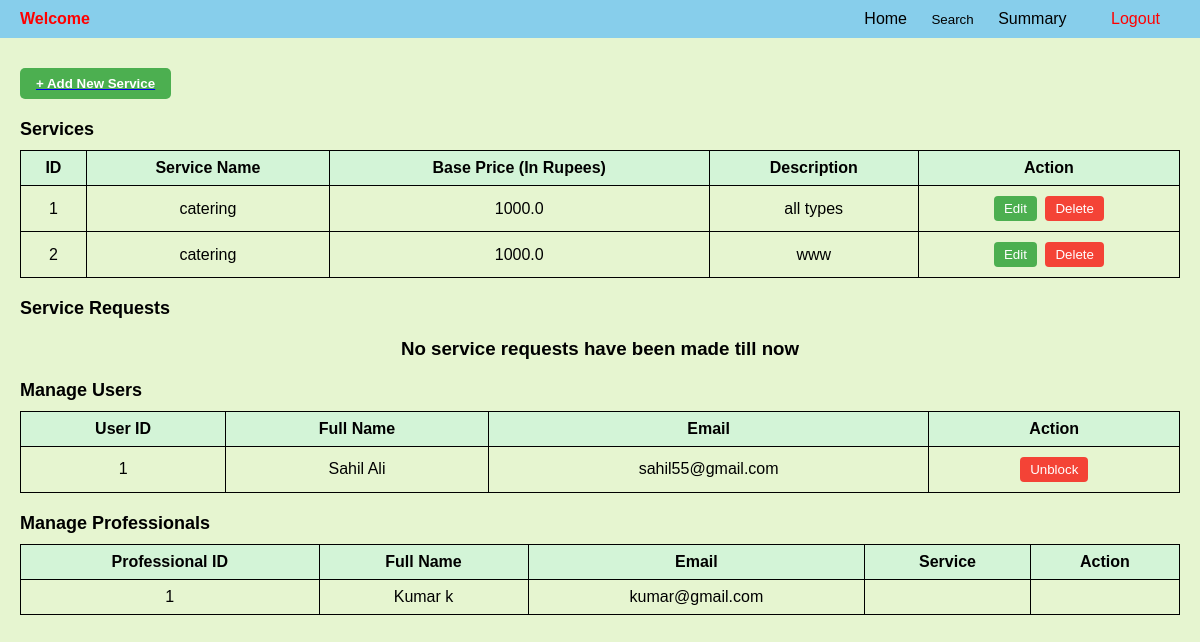
/admin, run on an earlier commit of the app's database.
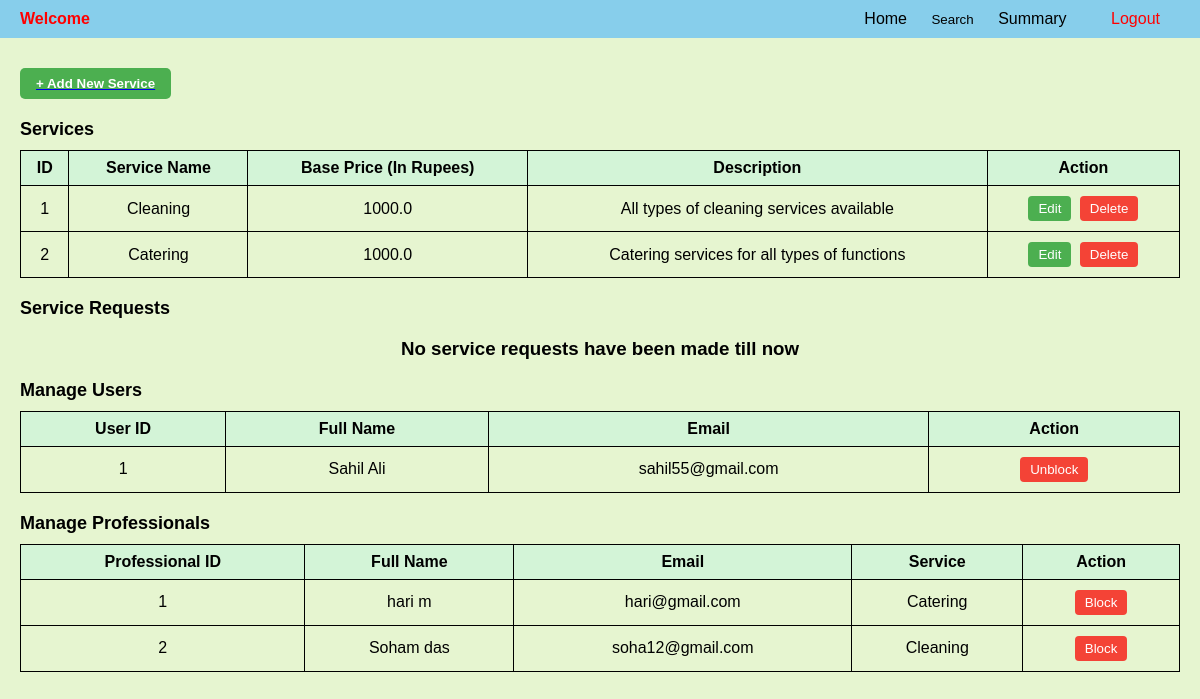
And on a later commit of the database.
### backend/models.py (models this page shows)
class Service(db.Model):
    __tablename__="service"
    id=db.Column(db.Integer,primary_key=True)
    name=db.Column(db.String,unique=True,nullable=False)
    baseprice=db.Column(db.Float, default=0.0)
    desc=db.Column(db.String,nullable=False)
    prof=db.Relationship('Prof_Info', backref='service',cascade='all,delete')

class User_Info(db.Model):
    __tablename__="user_info"
    id=db.Column(db.Integer,primary_key=True)
    email=db.Column(db.String,unique=True,nullable=False)
    password=db.Column(db.String,nullable=False)
    role=db.Column(db.Integer,default=1)
    full_name=db.Column(db.String,nullable=False)
    location=db.Column(db.String,nullable=False)
    pin_code=db.Column(db.Integer,nullable=False)
    user_status=db.Column(db.String,default=True)

class Prof_Info(db.Model):
    __tablename__="prof_info"
    id=db.Column(db.Integer,primary_key=True)
    email=db.Column(db.String,unique=True,nullable=False)
    password=db.Column(db.String,nullable=False)
    role=db.Column(db.Integer,default=2)
    full_name=db.Column(db.String,nullable=False)
    service_name=db.Column(db.Integer, db.ForeignKey("service.id"), nullable=False)
    experience=db.Column(db.Integer,nullable=False)
    location=db.Column(db.String,nullable=False)
    pin_code=db.Column(db.Integer,nullable=False)
    prof_status=db.Column(db.String,default='requested')#requested,approved,rejected,blocked

### backend/controllers.py (the view)
@app.route("/admin")
def admin_dashboard():
    services=Service.query.all()
    professionals=Prof_Info.query.all()
    users=User_Info.query.all()
    return render_template("admin_dash.html", services=services, professionals=professionals, users=users)

### templates/admin_dash.html (shortened to what this page needs)
{% extends "admin_layout.html" %}
{% block content %}
</head>
<body>
    <div class="container">
        <a href="/service" type="button">
            <button type="submit" class="btn-add">+ Add New Service</button>
        </a>
        <div class="section-title">Services</div>
        {% if services %}
        <table class="table">
             <tr>
                <th>ID</th>
                <th>Service Name</th>
                <th>Base Price (In Rupees)</th>
                <th>Description</th>
                <th>Action</th>
             </tr>
             {% for service in services %}
             <tr>
                <td>{{ service.id }}</td>
                <td>{{ service.name }}</td>
                <td>{{ service.baseprice }}</td>
                <td>{{ service.desc }}</td>
                <td class="action-buttons">
                    <a href="/edit_service/{{service.id}}" type="button"><button class="btn-edit">Edit</button></a>
                    <form action="{{ url_for('delete_service', id=service.id) }}" method="POST" style="display: inline;">
                        <button type="submit" class="btn-delete" onclick="return confirm('Are you sure you want to delete this service?');">Delete</button>
                    </form>
                </td>
             </tr>
            {% endfor %}
        </table>
        {% else %}
        <h3 class="center" style="text-align: center;">No services are available</h3>
        {% endif %}
        <div class="section-title">Service Requests</div>
        {% if service_requests %}
        <table class="table">
            <tr>
                <th>ID</th>
                <th>Assigned Professional (if any)</th>
                <th>Requested Date</th>
                <th>Status (R/A/C)</th>
            </tr>
            {% for service_req in service_requests %}
            <tr>
                <td>{{ service_req.id }}</td>
                <td>{{ service_req.assigned_professional }}</td>
                <td>{{ service_req.date_of_req }}</td>
                <td>{{ service_req.status }}</td>
            </tr>
            {% endfor %}
        </table>
        {% else %}
        <h3 class="center" style="text-align: center;">No service requests have been made till now</h3>
        {% endif %}
        <div class="section-title">Manage Users</div>
        {% if users %}
        <table class="table">
            <tr>
                <th>User ID</th>
                <th>Full Name</th>
                <th>Email</th>
                <th>Action</th>
            </tr>
            {% for user_info in users %}
            <tr>
                <td>{{ user_info.id }}</td>
                <td>{{ user_info.full_name }}</td>
                <td>{{ user_info.email }}</td>
                <td class="action-buttons">
                    {% if user_info.user_status == True %}
                    <form action="{{url_for('block_user', id=user_info.id)}}" method="POST"> <button class="btn-block" onclick="return confirm('Are you sure you want to block this user?');">Block</button></form>
                    {% else %}
                    <form action="{{url_for('unblock_user', id=user_info.id)}}" method="POST"> <button class="btn-block" onclick="return confirm('Are you sure you want to unblock this user?');">Unblock</button></form>
                     {% endif %}
                </td>
            </tr>
            {% endfor %}
        </table>
        {% else %}
        <h3 class="center" style="text-align: center;">No users are available</h3>
        {% endif %}
        <div class="section-title">Manage Professionals</div>
        {% if professionals %}
        <table class="table">
            <tr>
                <th>Professional ID</th>
                <th>Full Name</th>
                <th>Email</th>
                <th>Service</th>
                <th>Action</th>
            </tr>
            {% for prof_info in professionals %}
            <tr>
                <td>{{ prof_info.id }}</td>
                <td>{{ prof_info.full_name }}</td>
                <td>{{ prof_info.email }}</td>
                <td>{{ prof_info.service.name }}</td>
                <td class="action-buttons">
                    {% if prof_info.prof_status == 'approved' %}
                    <form action="{{url_for('block_professional', id=prof_info.id)}}" method="POST">
                        <button class="btn-block" onclick="return confirm('Are you sure you want to block this professional?');">Block</button>
                    </form>
                    {% elif prof_info.prof_status == 'requested' %}
                        <form action="{{url_for('approve_professional', id=prof_info.id)}}" method="POST"><button class="btn-approve">Approve</button></form>
                        <form action="{{url_for('delete_professional', id=prof_info.id)}}" method="POST"><button class="btn-delete">Delete</button></form>
                    {% endif %}
                </td>
            </tr>
            {% endfor %}
        </table>
        {% else %}
        <h3 class="center" style="text-align: center;">No professionals are available</h3>
        {% endif %}
    </div>
</body>
</html>
{% endblock %}

### templates/admin_layout.html (shortened to what this page needs)
<!DOCTYPE html>
<html lang="en">
<head>
</head>
<body>
    <div class="navbar">
        <span class="title">Welcome {{name}}</span>
        <div>
            <a href="/admin">Home</a>
            <form action="/search_professional" method="GET" style="display: inline;">
                <button type="submit" style="background: none; border: none; padding: 0; cursor: pointer; color: inherit;">Search</button>
            </form>
            <a href="#">Summary</a>
            <a href="/logout" id="logout">Logout</a>
        </div>
    </div>
    {%block content%}{%endblock%}
</body>
</html>

### templates/admin_layout.html (style rules this page uses)
body { font-family: Arial, sans-serif; margin: 0; padding: 0; background-color: #e6f5d0; }
.navbar { background-color: #87ceeb; overflow: hidden; display: flex; justify-content: space-between; align-items: center; padding: 10px 20px; }
.navbar .title { color: red; font-weight: bold; }
.navbar a { text-decoration: none; color: #000; padding: 14px 20px; transition: background-color 0.3s; }
.navbar #logout { color: red; }
.navbar form { display: inline; }

### templates/admin_dash.html (style rules this page uses)
.container { padding: 20px; }
.section-title { font-size: 18px; font-weight: bold; margin-top: 20px; }
.table { width: 100%; border-collapse: collapse; margin-top: 10px; }
.table th, .table td { border: 1px solid #000; padding: 8px; text-align: center; }
.table th { background-color: #d3f4d7; font-weight: bold; }
.action-buttons button { padding: 5px 10px; margin: 2px; border: none; border-radius: 4px; cursor: pointer; }
.btn-edit { background-color: #4CAF50; color: white; }
.btn-delete { background-color: #f44336; color: white; }
.btn-reject, .btn-block { background-color: #f44336; color: white; }
.btn-add { margin-top: 10px; padding: 8px 16px; background-color: #4CAF50; color: white; font-weight: bold; border: none; border-radius: 5px; cursor: pointer; display: block; }

What changed in the data, as far as the page shows it:
changed Service id 1: name "catering" → "Cleaning"; desc "all types" → "All types of cleaning services available"
changed Service id 2: name "catering" → "Catering"; desc "www" → "Catering services for all types of functions"
changed Prof_Info id 1: full_name "Kumar k" → "hari m"; email "kumar@gmail.com" → "hari@gmail.com"; service.name (not shown) → "Catering"; prof_status "0" → "approved" (drawn)
added Prof_Info: id "2", full_name "Soham das", email "soha12@gmail.com", service.name "Cleaning"
